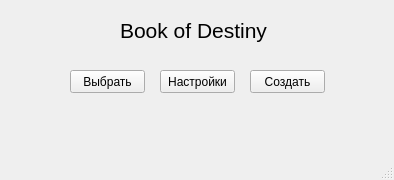
<?xml version="1.0" encoding="UTF-8"?>
<ui version="4.0">
 <class>MainWindow</class>
 <widget class="QMainWindow" name="MainWindow">
  <property name="geometry">
   <rect>
    <x>0</x>
    <y>0</y>
    <width>394</width>
    <height>180</height>
   </rect>
  </property>
  <property name="windowTitle">
   <string>MainWindow</string>
  </property>
  <widget class="QWidget" name="centralwidget">
   <widget class="QPushButton" name="create">
    <property name="geometry">
     <rect>
      <x>250</x>
      <y>70</y>
      <width>75</width>
      <height>23</height>
     </rect>
    </property>
    <property name="text">
     <string>Создать</string>
    </property>
   </widget>
   <widget class="QPushButton" name="select">
    <property name="geometry">
     <rect>
      <x>70</x>
      <y>70</y>
      <width>75</width>
      <height>23</height>
     </rect>
    </property>
    <property name="text">
     <string>Выбрать</string>
    </property>
   </widget>
   <widget class="QLabel" name="label">
    <property name="geometry">
     <rect>
      <x>120</x>
      <y>10</y>
      <width>161</width>
      <height>41</height>
     </rect>
    </property>
    <property name="font">
     <font>
      <pointsize>16</pointsize>
     </font>
    </property>
    <property name="text">
     <string>Book of Destiny</string>
    </property>
   </widget>
   <widget class="QPushButton" name="settings">
    <property name="geometry">
     <rect>
      <x>160</x>
      <y>70</y>
      <width>75</width>
      <height>23</height>
     </rect>
    </property>
    <property name="text">
     <string>Настройки</string>
    </property>
   </widget>
  </widget>
  <widget class="QStatusBar" name="statusbar"/>
 </widget>
 <resources/>
 <connections/>
</ui>
